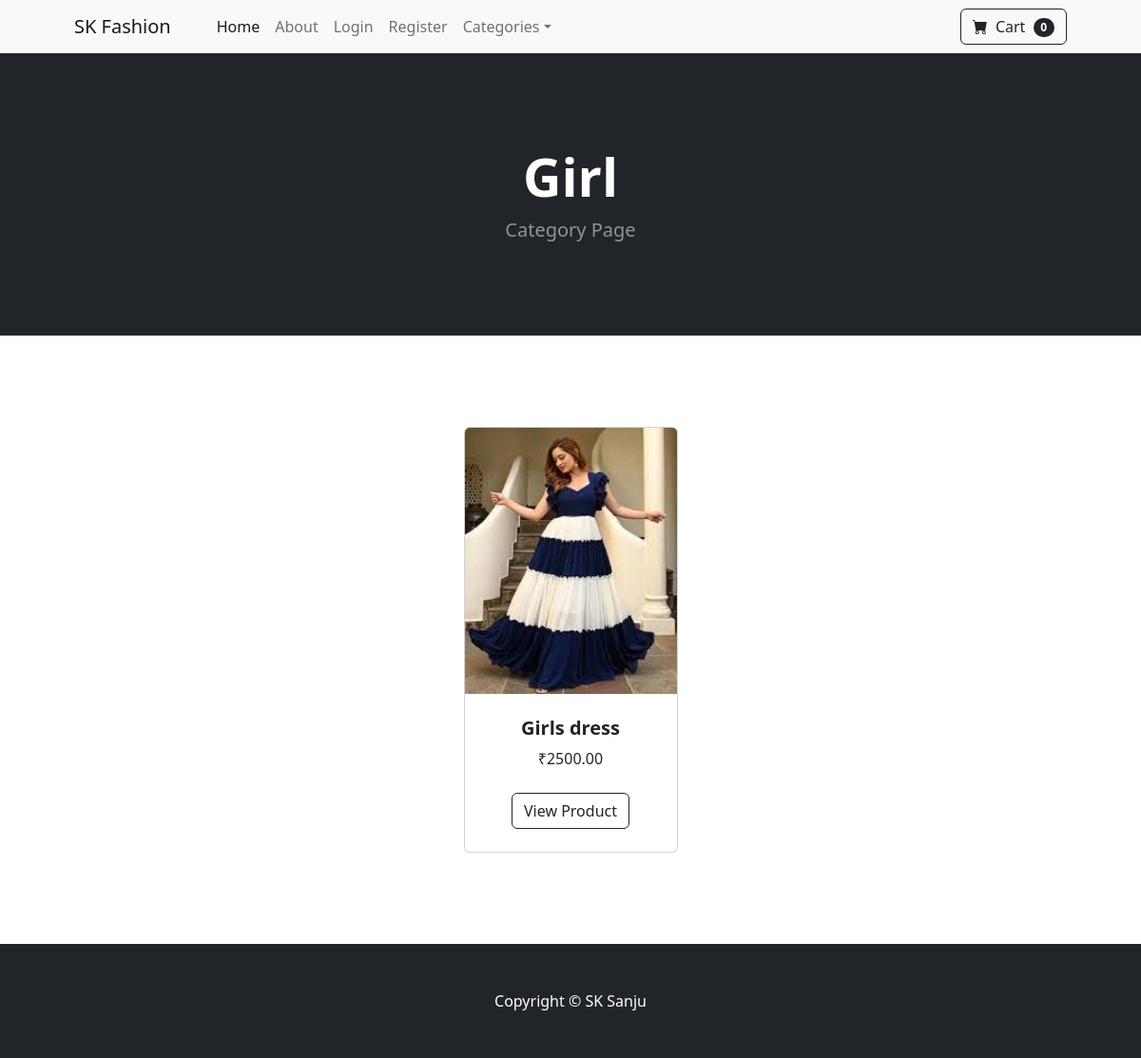
The app's page /category/Girl with its own data.
### store/models.py (models this page shows, shortened)
class Category(models.Model):
    id = models.AutoField(primary_key=True)
    name = models.CharField(max_length=50)
    def __str__(self):
        return self.name
    class Meta:
        verbose_name_plural = 'categories'

class Product(models.Model):
    id = models.AutoField(primary_key=True)
    name = models.CharField(max_length=50)
    price = models.DecimalField(default=0, decimal_places=2, max_digits=10)
    category = models.ForeignKey(Category, on_delete=models.CASCADE, db_column='category_id', blank=False, null=False)
    description = models.CharField(max_length=250, default='', blank=True, null=True)
    image = models.ImageField( upload_to='uploads/product/')
    is_sale = models.BooleanField(default=False)
    sale_price = models.DecimalField(default=0, decimal_places=2, max_digits=10)

### store/views.py (the view)
# urls.py: path('category/<str:foo>',views.category, name='category'),
def category(request, foo):
    category = Category.objects.get(name = foo)
    products = Product.objects.filter(category=category)
    context = {
        'category': category,
        'products': products,
    }
    return render(request, 'category.html', context)

### cart/cart.py (called while the page is built)
    def __len__(self):
        return len(self.cart)

### cart/context_processors.py (called while the page is built)
def cart(request):
    return{'cart':Cart(request)}

### store/templates/category.html
{% extends "base.html" %}
{% load static %}
{% block content %}
        <header class="bg-dark py-5">
            <div class="container px-4 px-lg-5 my-5">
                <div class="text-center text-white">
                    <h1 class="display-4 fw-bolder">{{category}}</h1>
                    <p class="lead fw-normal text-white-50 mb-0">Category Page</p>
                </div>
            </div>
        </header>
        <section class="py-5">
            <div class="container px-4 px-lg-5 mt-5">
                <div class="row gx-4 gx-lg-5 row-cols-2 row-cols-md-3 row-cols-xl-4 justify-content-center">
                    {% for product in products %}
                    {% if product.is_sale %}
                    <div class="col mb-5">
                        <div class="card h-100">
                                <div class="badge bg-dark text-white position-absolute" style="top: 0.5rem; right: 0.5rem">Sale</div>
                            <img src="{{product.image.url}}" class="card-img-top" alt='img not found'/>
                            <div class="card-body p-4">
                                <div class="text-center">
                                    <h5 class="fw-bolder">{{product.name}}</h5>
                                    <div class="d-flex justify-content-center small text-warning mb-2">
                                        <div class="bi-star-fill"></div>
                                        &nbsp;&nbsp;Sale!&nbsp;&nbsp;
                                        <div class="bi-star-fill"></div>
                                    </div>
                                    <strong>₹{{product.sale_price}}</strong>
                                        &nbsp;
                                    <strike>
                                        ₹{{product.price}}
                                    </strike>
                                </div>
                            </div>
                            <div class="card-footer p-4 pt-0 border-top-0 bg-transparent">
                                <div class="text-center"><a class="btn btn-outline-dark mt-auto" href="{% url "product" product.id %}">View Product</a></div>
                            </div>
                        </div>
                    </div>
                    {% else %}
                    <div class="col mb-5">
                        <div class="card h-100">
                            <img src="{{product.image.url}}" class="card-img-top" alt='img not found'/>
                            <div class="card-body p-4">
                                <div class="text-center">
                                    <h5 class="fw-bolder">{{product.name}}</h5>
                                    ₹{{product.price}}
                                </div>
                            </div>
                            <div class="card-footer p-4 pt-0 border-top-0 bg-transparent">
                                <div class="text-center"><a class="btn btn-outline-dark mt-auto" href="{% url 'product' product.id %}">View Product</a></div>
                            </div>
                        </div>
                    </div>
                    {% endif %}
                    {% endfor %}
        </section>
        {% endblock %}

### records on screen
Category: name "Girl"
Product: image (picture), name "Girls dress", price "2500.00"

### other values on screen
{{ cart|length }} "0"
